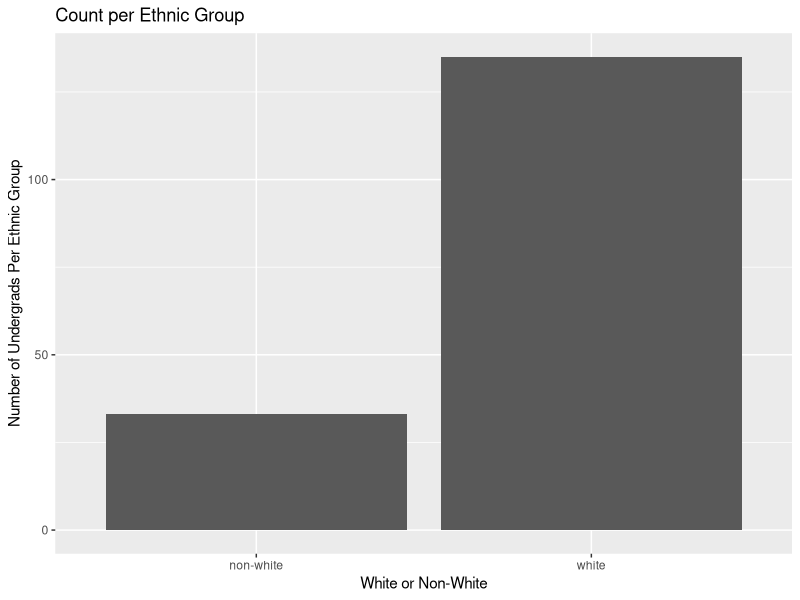
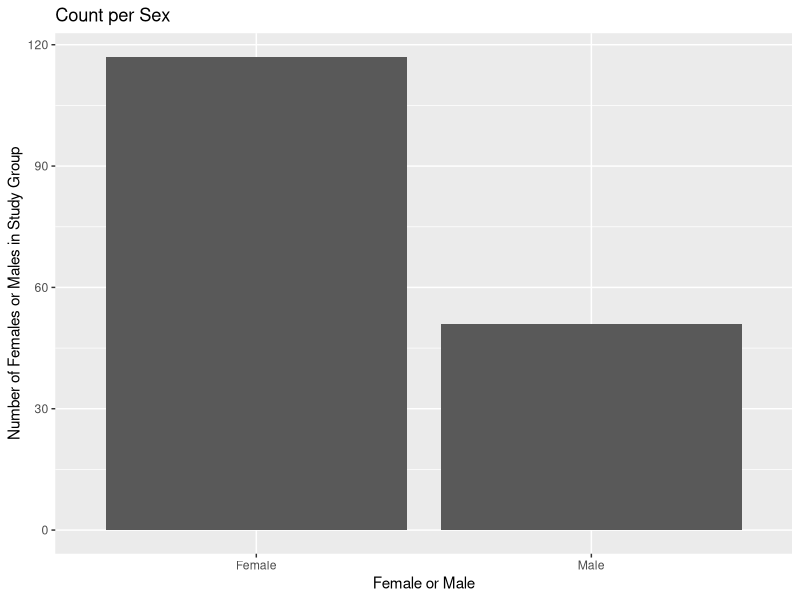
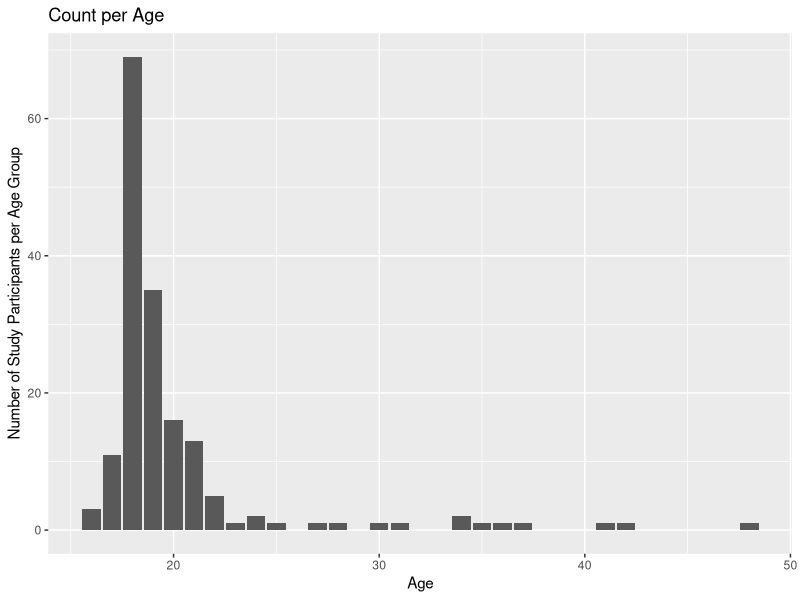

Source code (R) for these figures, in order:
## ---- chunk 1
library(tidyverse)
library(here)
hiphop <- read_csv(here("supporting_artifacts", "Lab 3", "hiphop.csv"))
## ---- chunk 2
#drop_na() takes away way too many observations in my opinion
hiphop_clean <- hiphop |> 
  mutate(
    across(c(word, subj, sex, ethnic), as.factor)
    )
## ---- chunk 3
distinct(hiphop_clean, word) |> 
  count()
## ---- chunk 4
new_hiphop_clean <- hiphop_clean |> 
  mutate(
    white_or_nonwhite = 
      if_else(ethnic != "white", "non-white", "white"),
    white_or_nonwhite = 
      as.factor(white_or_nonwhite)
  )
## ---- chunk 5
demographics <- new_hiphop_clean |> 
  distinct(subj, .keep_all = TRUE) |> 
  select(sex, age, white_or_nonwhite) |> 
  summary()
## ---- chunk 6
new_hiphop_graphable <- new_hiphop_clean |> 
  distinct(subj, .keep_all = TRUE)

new_hiphop_graphable |> 
  ggplot(mapping = aes(x = white_or_nonwhite)) +
  geom_bar() +
  labs(title = "Count per Ethnic Group",
       x = "White or Non-White", 
       y = "Number of Undergrads Per Ethnic Group")

new_hiphop_graphable |> 
  ggplot(mapping = aes(x = sex)) +
  geom_bar() +
  labs(title = "Count per Sex", x = "Female or Male", 
       y = "Number of Females or Males in Study Group")

new_hiphop_graphable |> 
  ggplot(mapping = aes(x = age)) +
  geom_bar() +
  labs(title = "Count per Age", 
       x = "Age", 
       y = "Number of Study Participants per Age Group")
## ---- chunk 7
#a. People below the age of 20
new_hiphop_clean |> 
  filter(age < 20) |> 
  group_by(word) |> 
  summarize(mean = mean(familiarity)) |>
  slice(c(which.min(mean), which.max(mean)))

#b. Non-white women
new_hiphop_clean |> 
  filter(sex == "Female" & white_or_nonwhite == "non-white") |> 
  group_by(word) |> 
  summarize(mean = mean(familiarity)) |> 
  slice(c(which.min(mean), which.max(mean)))

#c. White men above age of 30
new_hiphop_clean |> 
  filter(sex == "Male" & white_or_nonwhite == "white" & age > 30) |> 
  group_by(word) |> 
  summarize(mean = mean(familiarity)) |> 
  slice(c(which.min(mean), which.max(mean)))
## ---- chunk 8
new_hiphop_clean |> 
  distinct(subj, .keep_all = TRUE) |> 
  filter(
      (white_or_nonwhite == "white"),
      (age >= 17 & age <= 23),
      (city >= 10000 & city <= 60000),
      (sex == "Male"),
      (bieber >= 5) 
           ) |> 
  pull(subj)
